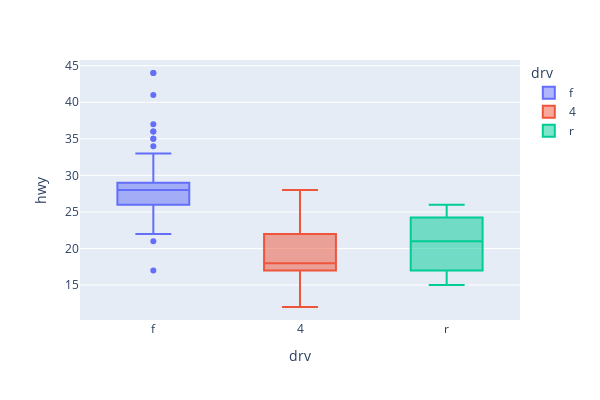

Notebook code cell kept with this figure:
### Markdown cell above
### (p.320) 상자 그림 만들기

### Code cell
px.box(data_frame = mpg, x = 'drv', y = 'hwy', color = 'drv',
       width = 600, height = 400)

### Figure 1 — Plotly figure (JSON) as saved in the notebook; plotly's stock layout.template omitted (floating-point values rounded to 4 significant figures)
{"data": [{"alignmentgroup": "True", "hovertemplate": "drv=%{x}<br>hwy=%{y}<extra></extra>", "legendgroup": "f", "marker": {"color": "#636efa"}, "name": "f", "notched": false, "offsetgroup": "f", "orientation": "v", "showlegend": true, "type": "box", "x": ["f", "f", "f", "f", "f", "f", "f", "f", "f", "f", "f", "f", "f", "f", "f", "f", "f", "f", "f", "f", "f", "f", "f", "f", "f", "f", "f", "f", "f", "f", "f", "f", "f", "f", "f", "f", "f", "f", "f", "f", "f", "f", "f", "f", "f", "f", "f", "f", "f", "f", "f", "f", "f", "f", "f", "f", "f", "f", "f", "f", "f", "f", "f", "f", "f", "f", "f", "f", "f", "f", "f", "f", "f", "f", "f", "f", "f", "f", "f", "f", "f", "f", "f", "f", "f", "f", "f", "f", "f", "f", "f", "f", "f", "f", "f", "f", "f", "f", "f", "f", "f", "f", "f", "f", "f", "f"], "x0": " ", "xaxis": "x", "y": [29, 29, 31, 30, 26, 26, 27, 27, 30, 26, 29, 26, 24, 24, 22, 22, 24, 24, 17, 22, 21, 23, 23, 33, 32, 32, 29, 32, 34, 36, 36, 29, 26, 27, 30, 31, 26, 26, 28, 26, 29, 28, 27, 24, 24, 24, 29, 27, 31, 32, 27, 26, 26, 25, 25, 26, 26, 27, 28, 25, 29, 27, 31, 31, 26, 26, 28, 27, 29, 31, 31, 26, 26, 27, 30, 33, 35, 37, 35, 29, 26, 29, 29, 24, 44, 29, 26, 29, 29, 29, 29, 23, 24, 44, 41, 29, 26, 28, 29, 29, 29, 28, 29, 26, 26, 26], "y0": " ", "yaxis": "y"}, {"alignmentgroup": "True", "hovertemplate": "drv=%{x}<br>hwy=%{y}<extra></extra>", "legendgroup": "4", "marker": {"color": "#EF553B"}, "name": "4", "notched": false, "offsetgroup": "4", "orientation": "v", "showlegend": true, "type": "box", "x": ["4", "4", "4", "4", "4", "4", "4", "4", "4", "4", "4", "4", "4", "4", "4", "4", "4", "4", "4", "4", "4", "4", "4", "4", "4", "4", "4", "4", "4", "4", "4", "4", "4", "4", "4", "4", "4", "4", "4", "4", "4", "4", "4", "4", "4", "4", "4", "4", "4", "4", "4", "4", "4", "4", "4", "4", "4", "4", "4", "4", "4", "4", "4", "4", "4", "4", "4", "4", "4", "4", "4", "4", "4", "4", "4", "4", "4", "4", "4", "4", "4", "4", "4", "4", "4", "4", "4", "4", "4", "4", "4", "4", "4", "4", "4", "4", "4", "4", "4", "4", "4", "4", "4"], "x0": " ", "xaxis": "x", "y": [26, 25, 28, 27, 25, 25, 25, 25, 24, 25, 23, 19, 14, 15, 17, 19, 18, 17, 17, 19, 19, 12, 17, 15, 17, 17, 12, 17, 16, 18, 15, 16, 12, 17, 17, 16, 12, 15, 16, 17, 15, 17, 19, 17, 19, 19, 17, 17, 17, 16, 16, 17, 15, 17, 22, 19, 20, 17, 12, 19, 18, 14, 15, 18, 18, 15, 17, 19, 19, 17, 17, 17, 20, 18, 25, 24, 27, 25, 26, 23, 26, 26, 26, 26, 25, 27, 25, 27, 20, 20, 19, 17, 20, 17, 15, 18, 20, 20, 22, 17, 19, 18, 20], "y0": " ", "yaxis": "y"}, {"alignmentgroup": "True", "hovertemplate": "drv=%{x}<br>hwy=%{y}<extra></extra>", "legendgroup": "r", "marker": {"color": "#00cc96"}, "name": "r", "notched": false, "offsetgroup": "r", "orientation": "v", "showlegend": true, "type": "box", "x": ["r", "r", "r", "r", "r", "r", "r", "r", "r", "r", "r", "r", "r", "r", "r", "r", "r", "r", "r", "r", "r", "r", "r", "r", "r"], "x0": " ", "xaxis": "x", "y": [20, 15, 20, 17, 17, 26, 23, 26, 25, 24, 17, 17, 18, 26, 25, 26, 24, 21, 22, 23, 22, 20, 17, 16, 18], "y0": " ", "yaxis": "y"}], "layout": {"boxmode": "overlay", "height": 400, "legend": {"title": {"text": "drv"}, "tracegroupgap": 0}, "margin": {"t": 60}, "width": 600, "xaxis": {"anchor": "y", "autorange": true, "categoryarray": ["f", "4", "r"], "categoryorder": "array", "domain": [0, 1], "range": [-0.5, 2.5], "title": {"text": "drv"}, "type": "category"}, "yaxis": {"anchor": "x", "autorange": true, "domain": [0, 1], "range": [10.22, 45.78], "title": {"text": "hwy"}, "type": "linear"}}}
